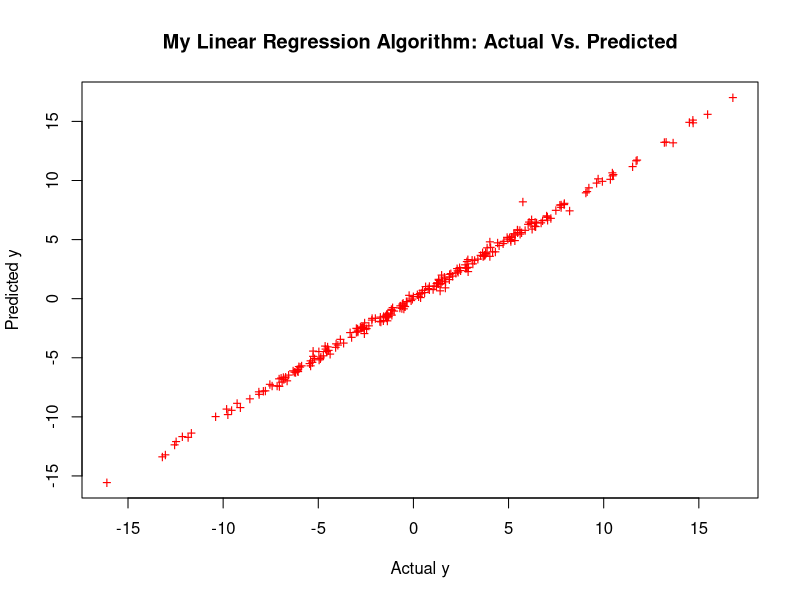

Write the R code that produced this figure.
# DSSA-5201-Machine_Learning_Fundamentals # Assignment 2
# Write a linear regression algorithm from scratch, which prints coefficients and accuracy metrics 
# (e.g. R2) and plots the actual versus predicted response variables. 
# Compare the R2 of the results using your algorithm to the R2 of the results using lm() and predict().
# Document each step of the code to demonstrate you understand what each line of code does. The code 
# has to describe the steps of the linear regression model. For your algorithm, you may use basic 
# statistical functions and graphing functions but NOT machine learning functions (i.e. no lm(), no 
# predict() and related functions). Note, you must explain what solve() is doing if you use it (i.e. 
# an explanation for a general audience more than The function solves the equation).

# Given a matrix of observations X and the target Y. 
# The goal of the linear regression is to minimize the L2 norm 
# between Y and a linear estimate of Y :  Y_hat=WX. 
# Hence, linear regression can be rewritten as an optimization problem: 
# arg min_W ||Y-WX||^2. 
# A closed-form solution can easily be derived and the optimal W is
# W_hat = (X^T X)^{-1}X^T Y

library(ggplot2)
# Linear regression, using a closed-form solution
# define my_lm function, with the 
# init method where the model is fitted ----
my_lm <- function(x, y, intercept = TRUE, lambda = 0)
{
  # transform data to matrix if required
  if (!is.matrix(x))
  {
    x=as.matrix(x)
  }
  if (!is.matrix(y))
  {
    y=as.matrix(y)
  }
  # Add the intercept coefficient, if intercept is set to true
  if (intercept) 
  {
    x=cbind(1,x)
  }
  
  # create my_lm object ----
  my_lm = list(intercept = intercept)
  # Compute coefficients estimates
  # solve(t(x) %*% x) is used to invert the matrix while %*% denotes matrix multiplication, 
  # t(x) is the transpose of x and multiplying x results in a square matrix
  # solve(t(x) %*% x) invert it 
  my_lm[['coeffs']] = solve(t(x) %*% x) %*% t(x) %*% y
  # compute y_hat estimates for the train dataset
  my_lm[['preds']] = x %*% my_lm[['coeffs']]
  # compute the residuals
  my_lm[['residuals']] = my_lm[['preds']] - y
  # compute mean square error
  my_lm[['mse']] = mean(my_lm[['residuals']]^2)
  # compute root mean square error
  my_lm[['rmse']] = sqrt(my_lm[['mse']])
  # compute R^2
  my_lm[['rss']] = sum(my_lm[['residuals']]^2)  # residual sum of squares
  my_lm[['tss']] = sum((y - mean(my_lm[['preds']]))^2) # total sum of squares
  my_lm[['R2']] <- 1 -  my_lm[['rss']]/my_lm[['tss']]  # R sqaured
  # set the class of the my_lm object as "my_lm"
  attr(my_lm, "class") <- "my_lm"  
  return(my_lm)
}

# implement  
# predict method for the my_lm class ----
predict.my_lm <- function(my_lm, x,..)
{
  # transform data to matrix if required
  if (!is.matrix(x))
  {
    x = as.matrix(x)
  }
  # Add the intercept coefficient, if intercept is set to true  
  if (my_lm[["intercept"]])
  {
    x = cbind(1,x)
  }
  x %*% my_lm[["coeffs"]]
}

# # plot method for the my_lm class ----
# plot_residuals.my_lm <- function(my_lm, bins=20)
# {
#   library(ggplot2)
#   qplot(my_lm[["residuals"]], geom = "histogram", bins = bins, xlab = 'Residuals Values')
# }

# define function to calculate errors
errors <- function(y, y_hat) 
{
  RSS = sum((y - y_hat)^2)  # residual sum of squares
  TSS = sum((y - mean(y_hat))^2) # total sum of squares
  R2 <- 1 - RSS/TSS  # R squared
  RMSE <- sqrt(mean((y_hat - y)^2)) # root mean square error
  return(list(R2 = R2, RMSE = RMSE))
}


# test the codes ----
# Read data from file into R variable
data1 <- read.csv("TrainData_Group1.csv", header = TRUE)
# create indexes for 75% random sample of the data 
set.seed(101)
indexes = sample(1:nrow(data1), size = 0.75 * nrow(data1)) 
# partition data into traning and test data
train = data1[indexes,] # training data
test = data1[-indexes,] # test data
rm(indexes) # remove the indexes varible

# fit the models ----
# fit the regression model using my_fit_lm() with train data
my_lm_model = my_lm(train[,1:5], train[,6])
# fit the regression model using lm() from R with train data
# where the formula, Y ~ X1 + X2 + X3 + X4 + X5, has an 
# implied intercept term in lm().  To remove the implied intercept,
# use either y ~ x - 1 pr y ~ 0 + x
vanilla_lm_model = lm(Y ~ X1 + X2 + X3 + X4 + X5, train)

# models comparison ----
# components of my_lm_model fitted by my_lm() compare to vanilla_lm_model fitted by lm() 
# coefficients 
print("coefficients from my_lm_model:")
print(my_lm_model[['coeffs']])
print("coefficients from vanillar_lm_model from R:")
print(vanilla_lm_model[['coefficients']])
# accuracy metrics 
print(paste('my_lm_model mse:', my_lm_model$mse)) # mean square error
vanilla_lm_model_mse = mean(vanilla_lm_model[['residuals']]^2)
print(paste("vanilla_lm_model mse: ", vanilla_lm_model_mse)) # mean square error
print(paste('my_lm_model rmse:', my_lm_model$rmse)) # root mean square error
print(paste("vanilla_lm_model rmse: ", sqrt(vanilla_lm_model_mse))) # root mean square error
print(paste('my_lm_model R^2:', my_lm_model$R2)) # R Square
my_vanilla_train_errors = errors(train$Y, predict.my_lm(my_lm_model, train[ , 1:5]))
print(paste("vanilla_lm_model R^2: ", my_vanilla_train_errors$R2)) # R Square

# use models to predict ----
# compare R^2 and RMSE of the two models ----
print('accuracy metrics with test data:')
my_lm_model_errors = errors(test$Y, predict.my_lm(my_lm_model, test[, 1:5]))
vanilla_lm_model_errors = errors(test$Y, predict.lm(vanilla_lm_model, test[ , 1:5]))
print(paste('my_lm_model R^2:', my_lm_model_errors$R2))
print(paste('vanilla_lm_model R^2:', vanilla_lm_model_errors$R2))
print(paste('my_lm_modle RMSE:', my_lm_model_errors$RMSE))
print(paste('vanilla_lm_model RMSE:', vanilla_lm_model_errors$RMSE))

# plots ----
# qplot(my_lm_model[["residuals"]], geom = "histogram", bins = 30, xlab = 'my_lm_model Residuals Values')
# plot_residuals.my_lm(my_lm_model)
# use the fitted model to estimate y_hat of test data
y_hat = predict.my_lm(my_lm_model, test[ ,1:5])
plot(x = test$Y, y = y_hat, pch = "+", col = 'red', main = "My Linear Regression Algorithm: Actual Vs. Predicted",
     xlab = "Actual y", ylab = "Predicted y")

